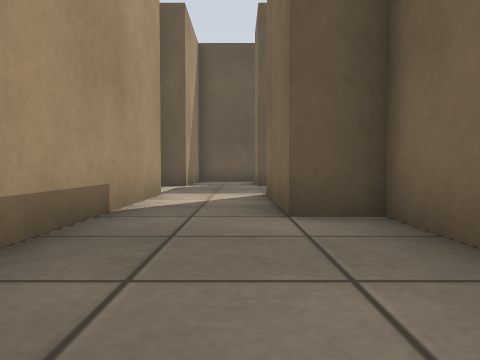
view 1 (above)

17 first-person views from a walk through a robot-simulator world made for Gazebo. The camera is 0.5 m above the floor, tilts 2° down and sees 70° across. The floor is counted in squares, 1 m on a side. Each view is taken from the middle of a square. On the plan, view 1 faces up. The plan holds only what a view shows up to about 9 squares ahead; the rest is blank.

view 2
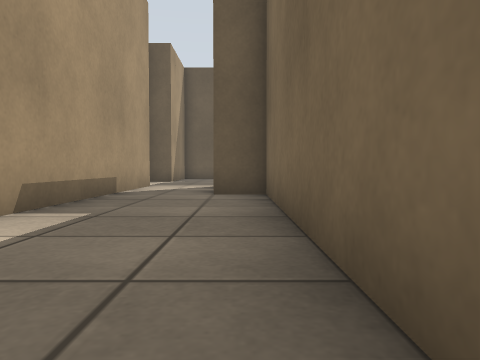

view 3
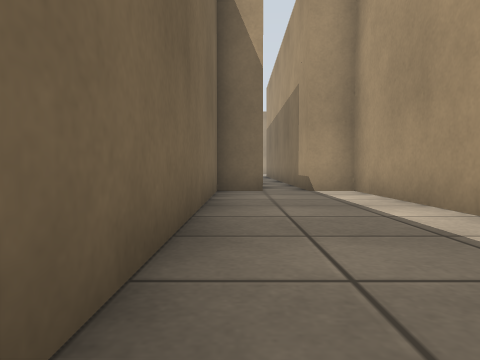

view 4
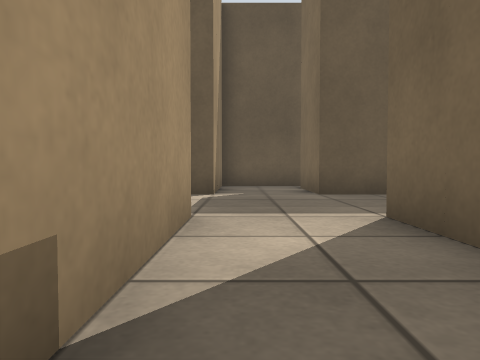

view 5
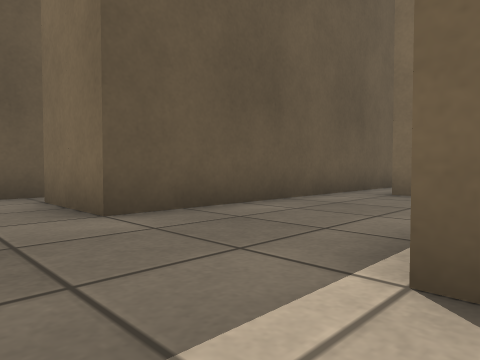

view 6
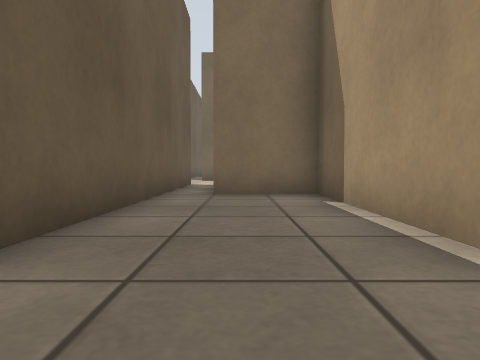

view 7
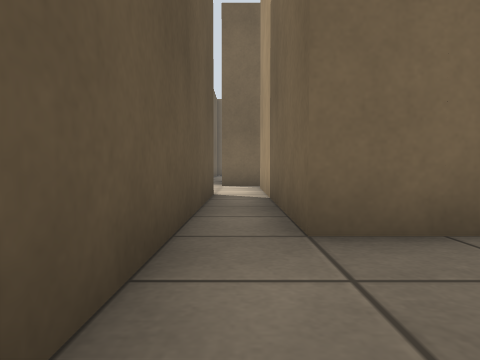

view 8
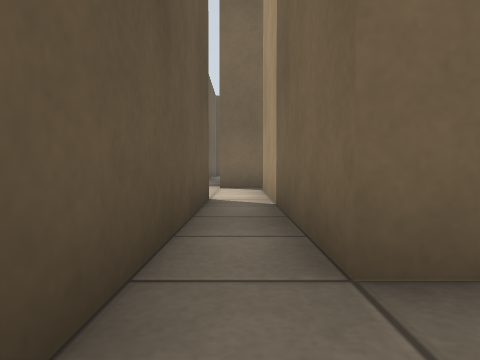

view 9
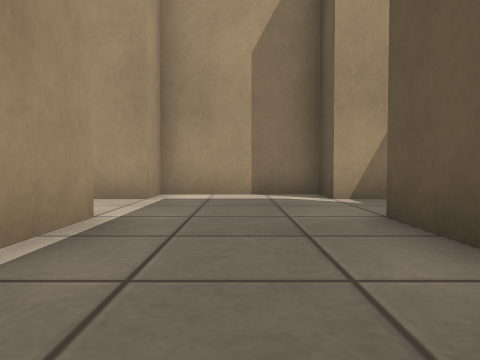

view 10
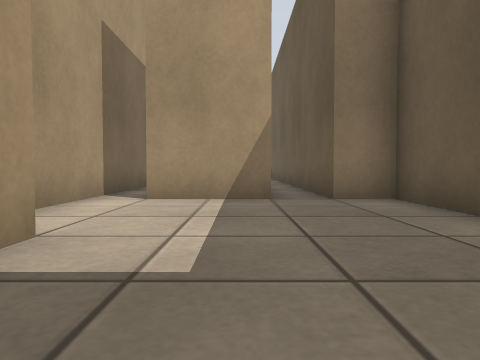

view 11
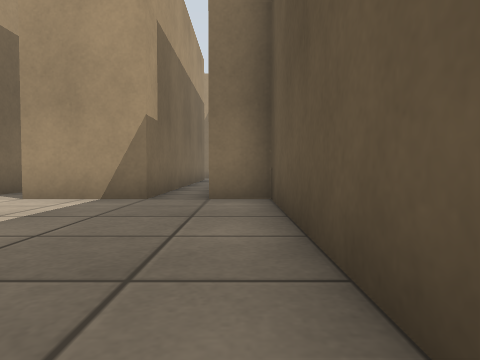

view 12
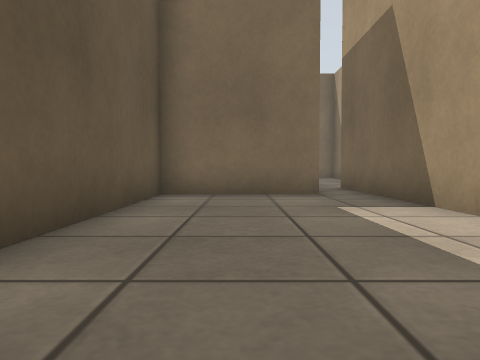

view 13
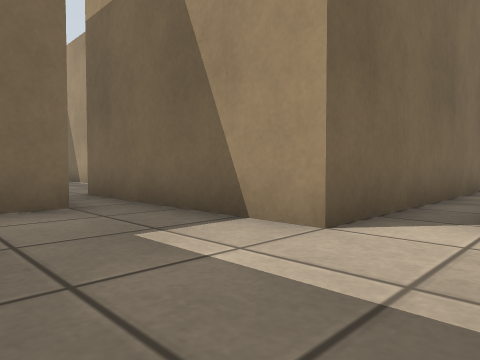

view 14
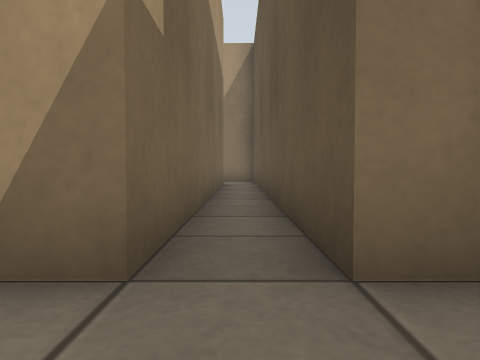

view 15
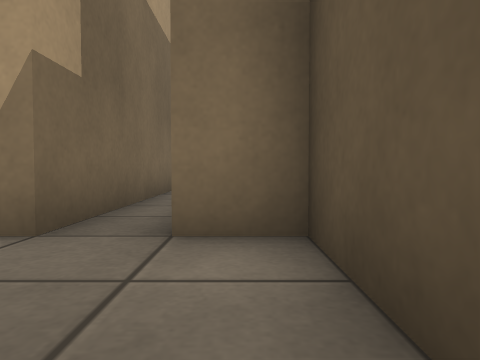

view 16
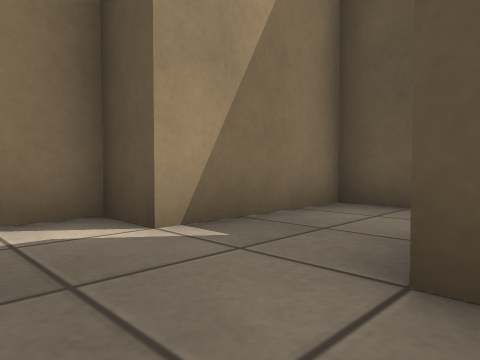

view 17
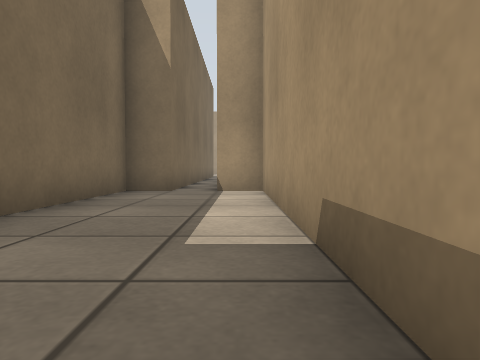

### Floor plan
Points are (right, up) in squares from view 1. A wall is a line through its corners. A room is listed if a view was taken in it or the views show most of it. See-through windows are left out.
Room 1 (views 1, 2, 3, 4, 5, 6, 7, 8, 9, 16, 17)
walls: (-1.5, 11.5) (-1.5, 9.5) (-2.5, 9.5) (-2.5, 6.5) (-1.5, 6.5) (-1.5, -4.5) (-0.5, -4.5); (0.5, -4.5) (1.5, -4.5) (1.5, 3.5) (0.5, 3.5) (0.5, 6.5) (5.5, 6.5) (5.5, 8.5) (9.5, 8.5); (9.5, 9.5) (0.5, 9.5) (0.5, 11.5)
ways out: opening at (-0.5, 10.5) to room 2; opening at (9, 9) to room 2; opening at (0, -4)
Room 2 (views 10, 11, 12, 13, 14, 15)
walls: (9.5, 8.5) (11.5, 8.5); (12.5, 8.5) (12.5, 9.5) (17.5, 9.5); (15.5, 10.4) (15.5, 13.5) (9.5, 13.5) (9.5, 12.5) (-1.5, 12.5) (-1.5, 11.5); (2.2, 11.5) (9.5, 11.5) (9.5, 9.5)
ways out: opening at (-0.5, 10.5) to room 1; opening at (9, 9) to room 1; opening at (12, 9); opening at (16.5, 10)

Positions as (right, up) in squares from view 1, and headings:
1: (0, 0), facing up
2: (1, -3), facing up
3: (1, 3), facing down
4: (-1, 3), facing up
5: (-1, 6), facing up-right
6: (-1, 8), facing right
7: (3, 9), facing right
8: (4, 9), facing right
9: (4, 8), facing left
10: (15, 11), facing left
11: (15, 13), facing left
12: (9, 12), facing right
13: (11, 12), facing down-right
14: (11, 12), facing left
15: (12, 13), facing left
16: (1, 8), facing up-left
17: (-1, 3), facing down
